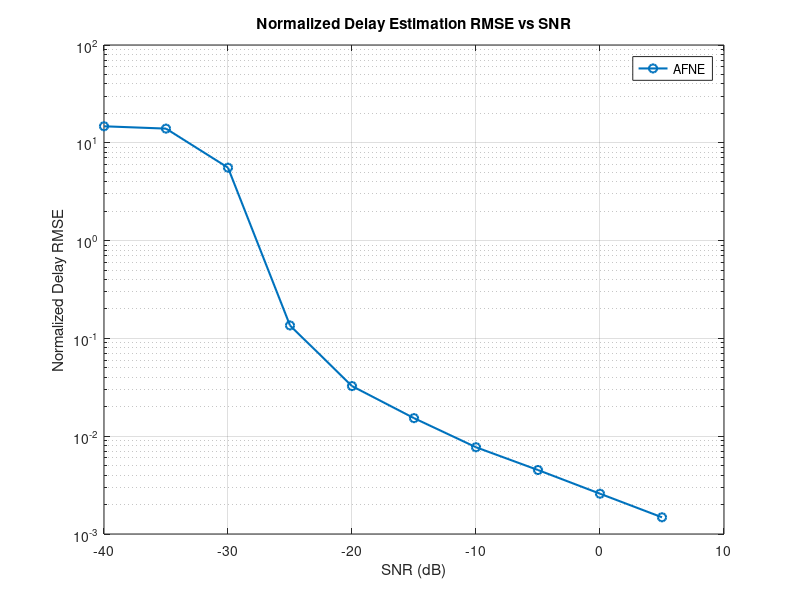
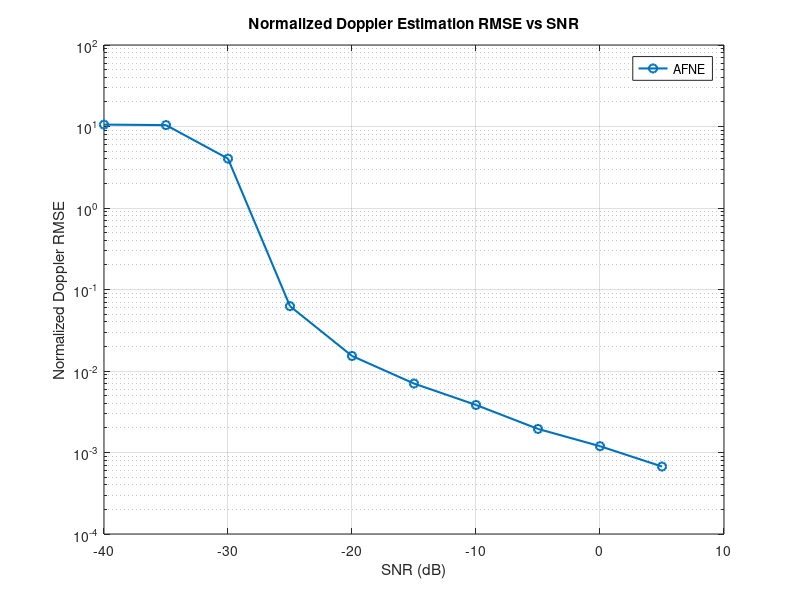

Write MATLAB code to recreate these figures, in order.
% close all
% clear

% sample_data_AFNE = load("result/2026-09-24/AFDM_MC_SNR_RMSE_N128_20260924_144322.mat");
% symbol_data_RFT = load("result/2026-09-24/RMSE_result_20261116_052558.mat");
% symbol_sim_result_AFNE = sample_data_AFNE.mc_result;
% RFT_symbol_sim_result = symbol_data_RFT.mc_result;

load("RMSE_result_20261116_052558.mat");

figure;
% semilogy(RFT_symbol_sim_result.SNR_dB_set, RFT_symbol_sim_result.RFT_delay_rmse, 'b-o', 'LineWidth', 1.5);
% hold on;
% semilogy(symbol_sim_result_AFNE.SNR_dB_set, symbol_sim_result_AFNE.AFNE_delay_rmse, 'r+-', 'LineWidth', 1.5);
% hold on;
semilogy(para.SNR, AFNE_delay_esti_RMSE, '-o', 'LineWidth', 1.5);
grid on;
% legend('RFT','AFNE','AFNE-com');
legend('AFNE');
xlabel('SNR (dB)');
ylabel('Normalized Delay RMSE');
title('Normalized Delay Estimation RMSE vs SNR');

figure;
% semilogy(RFT_symbol_sim_result.SNR_dB_set, RFT_symbol_sim_result.RFT_doppler_rmse, 'b-o', 'LineWidth', 1.5);
% hold on;
% semilogy(symbol_sim_result_AFNE.SNR_dB_set, symbol_sim_result_AFNE.AFNE_doppler_rmse, 'r+-', 'LineWidth', 1.5);
% hold on;
semilogy(para.SNR, AFNE_doppler_esti_RMSE, '-o', 'LineWidth', 1.5);
grid on;
% legend('RFT','AFNE');
legend('AFNE');
xlabel('SNR (dB)');
ylabel('Normalized Doppler RMSE');
title('Normalized Doppler Estimation RMSE vs SNR');
% figure;
% semilogy(RFT_symbol_sim_result.SNR_dB_set, RFT_symbol_sim_result.RFT_range_rmse_m, 'b-o', 'LineWidth', 1.5);
% hold on;
% semilogy(symbol_sim_result_AFNE.SNR_dB_set, symbol_sim_result_AFNE.AFNE_range_rmse_m, 'r+-', 'LineWidth', 1.5);
% grid on;
% legend('RFT','AFNE');
% xlabel('SNR (dB)');
% ylabel('Range RMSE (m)');
% title('Range Estimation RMSE vs SNR');
% 
% figure;
% semilogy(RFT_symbol_sim_result.SNR_dB_set, RFT_symbol_sim_result.RFT_velocity_rmse_mps, 'b-o', 'LineWidth', 1.5);
% hold on;
% semilogy(symbol_sim_result_AFNE.SNR_dB_set, symbol_sim_result_AFNE.AFNE_velocity_rmse_mps, 'r+-', 'LineWidth', 1.5);
% grid on;
% legend('RFT','AFNE');
% xlabel('SNR (dB)');
% ylabel('Velocity RMSE (m/s)');
% title('Velocity Estimation RMSE vs SNR');
% 
